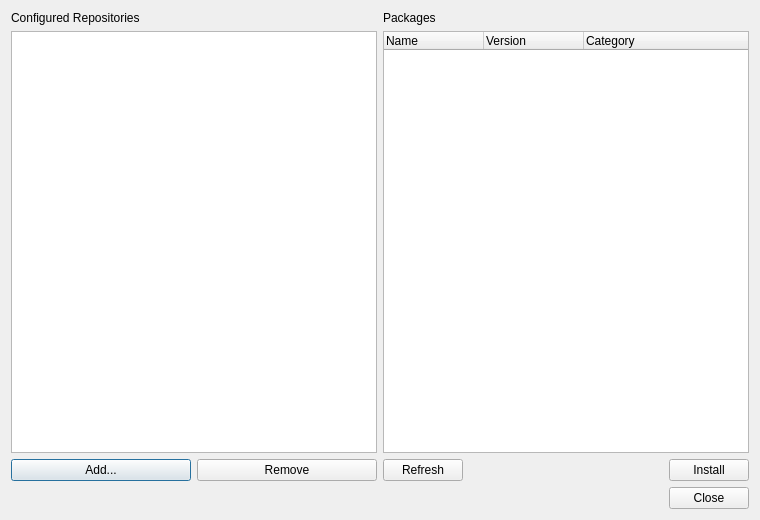
<?xml version="1.0" encoding="UTF-8"?>
<ui version="4.0">
 <class>RepositoriesDialog</class>
 <widget class="QDialog" name="RepositoriesDialog">
  <property name="geometry">
   <rect>
    <x>0</x>
    <y>0</y>
    <width>760</width>
    <height>520</height>
   </rect>
  </property>
  <property name="windowTitle">
   <string>Mod Repositories</string>
  </property>
  <layout class="QVBoxLayout" name="verticalLayout">
   <item>
    <layout class="QHBoxLayout" name="mainLayout">
     <item>
      <layout class="QVBoxLayout" name="repoLayout">
       <item>
        <widget class="QLabel" name="repo_label">
         <property name="text">
          <string>Configured Repositories</string>
         </property>
        </widget>
       </item>
       <item>
        <widget class="QListWidget" name="repo_list"/>
       </item>
       <item>
        <layout class="QHBoxLayout" name="repoButtonLayout">
         <item>
          <widget class="QPushButton" name="add_repo_button">
           <property name="text">
            <string>Add...</string>
           </property>
          </widget>
         </item>
         <item>
          <widget class="QPushButton" name="remove_repo_button">
           <property name="text">
            <string>Remove</string>
           </property>
          </widget>
         </item>
        </layout>
       </item>
      </layout>
     </item>
     <item>
      <layout class="QVBoxLayout" name="packageLayout">
       <item>
        <widget class="QLabel" name="package_label">
         <property name="text">
          <string>Packages</string>
         </property>
        </widget>
       </item>
       <item>
        <widget class="QTreeWidget" name="package_tree">
         <property name="rootIsDecorated">
          <bool>false</bool>
         </property>
         <column>
          <property name="text">
           <string>Name</string>
          </property>
         </column>
         <column>
          <property name="text">
           <string>Version</string>
          </property>
         </column>
         <column>
          <property name="text">
           <string>Category</string>
          </property>
         </column>
        </widget>
       </item>
       <item>
        <layout class="QHBoxLayout" name="packageButtonLayout">
         <item>
          <widget class="QPushButton" name="refresh_button">
           <property name="text">
            <string>Refresh</string>
           </property>
          </widget>
         </item>
         <item>
          <spacer name="packageButtonSpacer">
           <property name="orientation">
            <enum>Qt::Horizontal</enum>
           </property>
           <property name="sizeHint" stdset="0">
            <size>
             <width>40</width>
             <height>20</height>
            </size>
           </property>
          </spacer>
         </item>
         <item>
          <widget class="QPushButton" name="install_button">
           <property name="text">
            <string>Install</string>
           </property>
          </widget>
         </item>
        </layout>
       </item>
      </layout>
     </item>
    </layout>
   </item>
   <item>
    <widget class="QDialogButtonBox" name="buttonBox">
     <property name="standardButtons">
      <set>QDialogButtonBox::Close</set>
     </property>
    </widget>
   </item>
  </layout>
 </widget>
 <resources/>
 <connections/>
</ui>
